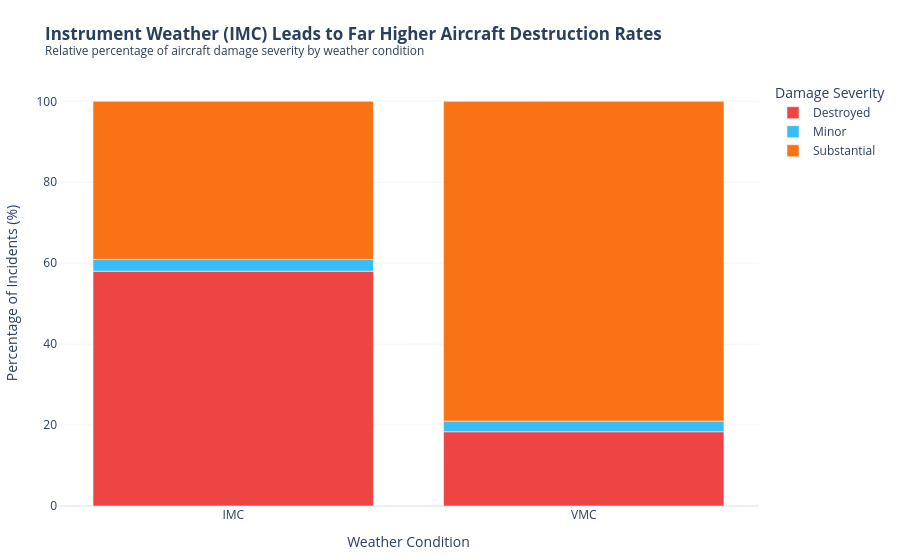

The code cell stored with this chart in its notebook:
### Markdown cell above
### Q3: Does the weather condition (VMC vs. IMC) correlate with the severity of aircraft damage, and how does this affect passenger survival rates?
*   **Insight**: Instrument Meteorological Conditions (IMC - low visibility/fog) are highly correlated with complete destruction of the aircraft, showing a vastly higher proportion of "Destroyed" planes compared to Visual Meteorological Conditions (VMC).

### Code cell
# Filter valid weather and damage
df_q3 = df[df['weather_condition'].isin(['VMC', 'IMC']) & df['aircraft_damage'].isin(['Destroyed', 'Substantial', 'Minor', 'None'])].copy()

# Group
df_q3_grouped = df_q3.groupby(['weather_condition', 'aircraft_damage'])['event_id'].count().reset_index()
# Calculate percentage within each weather condition
totals = df_q3.groupby('weather_condition')['event_id'].count().to_dict()
df_q3_grouped['pct'] = df_q3_grouped.apply(lambda r: (r['event_id'] / totals[r['weather_condition']]) * 100, axis=1)

fig3 = px.bar(
    df_q3_grouped, x='weather_condition', y='pct', color='aircraft_damage',
    title="<b>Instrument Weather (IMC) Leads to Far Higher Aircraft Destruction Rates</b><br><sup>Relative percentage of aircraft damage severity by weather condition</sup>",
    labels={'weather_condition': 'Weather Condition', 'pct': 'Percentage of Incidents (%)', 'aircraft_damage': 'Damage Severity'},
    color_discrete_map={'Destroyed': '#ef4444', 'Substantial': '#f97316', 'Minor': '#38bdf8', 'None': '#94a3b8'}
)
fig3.update_layout(
    margin=dict(l=40, r=40, t=80, b=40),
    legend=dict(x=1.02, y=1)
)
fig3.update_xaxes(showgrid=False)
fig3.update_yaxes(showgrid=True, gridcolor='#f1f5f9')

fig3.show()

### Figure 1 — Plotly figure (JSON) as saved in the notebook; plotly's stock layout.template omitted (floating-point values rounded to 4 significant figures)
{"data": [{"hovertemplate": "Damage Severity=Destroyed<br>Weather Condition=%{x}<br>Percentage of Incidents (%)=%{y}<extra></extra>", "legendgroup": "Destroyed", "marker": {"color": "#ef4444", "pattern": {"shape": ""}}, "name": "Destroyed", "orientation": "v", "showlegend": true, "textposition": "auto", "type": "bar", "x": ["IMC", "VMC"], "xaxis": "x", "y": [58.01, 18.35], "yaxis": "y"}, {"hovertemplate": "Damage Severity=Minor<br>Weather Condition=%{x}<br>Percentage of Incidents (%)=%{y}<extra></extra>", "legendgroup": "Minor", "marker": {"color": "#38bdf8", "pattern": {"shape": ""}}, "name": "Minor", "orientation": "v", "showlegend": true, "textposition": "auto", "type": "bar", "x": ["IMC", "VMC"], "xaxis": "x", "y": [2.914, 2.648], "yaxis": "y"}, {"hovertemplate": "Damage Severity=Substantial<br>Weather Condition=%{x}<br>Percentage of Incidents (%)=%{y}<extra></extra>", "legendgroup": "Substantial", "marker": {"color": "#f97316", "pattern": {"shape": ""}}, "name": "Substantial", "orientation": "v", "showlegend": true, "textposition": "auto", "type": "bar", "x": ["IMC", "VMC"], "xaxis": "x", "y": [39.08, 79.0], "yaxis": "y"}], "layout": {"barmode": "relative", "legend": {"title": {"text": "Damage Severity"}, "tracegroupgap": 0, "x": 1.02, "y": 1}, "margin": {"b": 40, "l": 40, "r": 40, "t": 80}, "title": {"text": "<b>Instrument Weather (IMC) Leads to Far Higher Aircraft Destruction Rates</b><br><sup>Relative percentage of aircraft damage severity by weather condition</sup>"}, "xaxis": {"anchor": "y", "domain": [0.0, 1.0], "showgrid": false, "title": {"text": "Weather Condition"}}, "yaxis": {"anchor": "x", "domain": [0.0, 1.0], "gridcolor": "#f1f5f9", "showgrid": true, "title": {"text": "Percentage of Incidents (%)"}}}}
